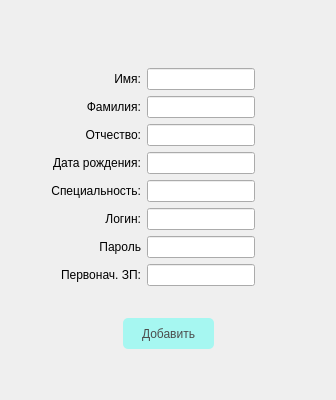
                 <widget class="QWidget" name="page_11">
                  <layout class="QGridLayout" name="gridLayout_6">
                   <item row="0" column="0">
                    <layout class="QVBoxLayout" name="verticalLayout_5">
                     <item>
                      <layout class="QVBoxLayout" name="verticalLayout_3">
                       <item>
                        <layout class="QVBoxLayout" name="verticalLayout_36">
                         <item>
                          <layout class="QHBoxLayout" name="horizontalLayout_51">
                           <item>
                            <widget class="QPushButton" name="btn_19">
                             <property name="styleSheet">
                              <string notr="true">QPushButton{
	border: none;
	color: white;
	
}</string>
                             </property>
                             <property name="text">
                              <string/>
                             </property>
                             <property name="icon">
                              <iconset>
                               <normaloff>../images/Icons8-Ios7-Arrows-Back.ico</normaloff>../images/Icons8-Ios7-Arrows-Back.ico</iconset>
                             </property>
                            </widget>
                           </item>
                           <item>
                            <spacer name="horizontalSpacer_27">
                             <property name="orientation">
                              <enum>Qt::Horizontal</enum>
                             </property>
                             <property name="sizeHint" stdset="0">
                              <size>
                               <width>40</width>
                               <height>20</height>
                              </size>
                             </property>
                            </spacer>
                           </item>
                          </layout>
                         </item>
                         <item>
                          <spacer name="verticalSpacer_16">
                           <property name="orientation">
                            <enum>Qt::Vertical</enum>
                           </property>
                           <property name="sizeType">
                            <enum>QSizePolicy::Minimum</enum>
                           </property>
                           <property name="sizeHint" stdset="0">
                            <size>
                             <width>20</width>
                             <height>31</height>
                            </size>
                           </property>
                          </spacer>
                         </item>
                        </layout>
                       </item>
                       <item>
                        <layout class="QHBoxLayout" name="horizontalLayout_52">
                         <item>
                          <layout class="QHBoxLayout" name="horizontalLayout_50">
                           <item>
                            <spacer name="horizontalSpacer_7">
                             <property name="orientation">
                              <enum>Qt::Horizontal</enum>
                             </property>
                             <property name="sizeHint" stdset="0">
                              <size>
                               <width>40</width>
                               <height>20</height>
                              </size>
                             </property>
                            </spacer>
                           </item>
                           <item>
                            <layout class="QGridLayout" name="gridLayout_7">
                             <item row="0" column="0">
                              <layout class="QHBoxLayout" name="horizontalLayout_3">
                               <item>
                                <widget class="QLabel" name="label_2">
                                 <property name="text">
                                  <string>Имя:</string>
                                 </property>
                                 <property name="alignment">
                                  <set>Qt::AlignRight|Qt::AlignTrailing|Qt::AlignVCenter</set>
                                 </property>
                                </widget>
                               </item>
                               <item>
                                <widget class="QLineEdit" name="line_2">
                                 <property name="sizePolicy">
                                  <sizepolicy hsizetype="Fixed" vsizetype="Fixed">
                                   <horstretch>0</horstretch>
                                   <verstretch>0</verstretch>
                                  </sizepolicy>
                                 </property>
                                 <property name="maximumSize">
                                  <size>
                                   <width>179</width>
                                   <height>16777215</height>
                                  </size>
                                 </property>
                                </widget>
                               </item>
                              </layout>
                             </item>
                             <item row="1" column="0">
                              <layout class="QHBoxLayout" name="horizontalLayout_11">
                               <item>
                                <widget class="QLabel" name="label_5">
                                 <property name="text">
                                  <string>Фамилия:</string>
                                 </property>
                                 <property name="alignment">
                                  <set>Qt::AlignRight|Qt::AlignTrailing|Qt::AlignVCenter</set>
                                 </property>
                                </widget>
                               </item>
                               <item>
                                <widget class="QLineEdit" name="line_5">
                                 <property name="sizePolicy">
                                  <sizepolicy hsizetype="Fixed" vsizetype="Fixed">
                                   <horstretch>0</horstretch>
                                   <verstretch>0</verstretch>
                                  </sizepolicy>
                                 </property>
                                 <property name="maximumSize">
                                  <size>
                                   <width>179</width>
                                   <height>16777215</height>
                                  </size>
                                 </property>
                                </widget>
                               </item>
                              </layout>
                             </item>
                             <item row="2" column="0">
                              <layout class="QHBoxLayout" name="horizontalLayout_22">
                               <item>
                                <widget class="QLabel" name="label">
                                 <property name="text">
                                  <string>Отчество:</string>
                                 </property>
                                 <property name="alignment">
                                  <set>Qt::AlignRight|Qt::AlignTrailing|Qt::AlignVCenter</set>
                                 </property>
                                </widget>
                               </item>
                               <item>
                                <widget class="QLineEdit" name="line">
                                 <property name="sizePolicy">
                                  <sizepolicy hsizetype="Fixed" vsizetype="Fixed">
                                   <horstretch>0</horstretch>
                                   <verstretch>0</verstretch>
                                  </sizepolicy>
                                 </property>
                                 <property name="maximumSize">
                                  <size>
                                   <width>179</width>
                                   <height>16777215</height>
                                  </size>
                                 </property>
                                </widget>
                               </item>
                              </layout>
                             </item>
                             <item row="3" column="0">
                              <layout class="QHBoxLayout" name="horizontalLayout_27">
                               <item>
                                <widget class="QLabel" name="label_6">
                                 <property name="text">
                                  <string>Дата рождения:</string>
                                 </property>
                                 <property name="alignment">
                                  <set>Qt::AlignRight|Qt::AlignTrailing|Qt::AlignVCenter</set>
                                 </property>
                                </widget>
                               </item>
                               <item>
                                <widget class="QLineEdit" name="line_8">
                                 <property name="sizePolicy">
                                  <sizepolicy hsizetype="Fixed" vsizetype="Fixed">
                                   <horstretch>0</horstretch>
                                   <verstretch>0</verstretch>
                                  </sizepolicy>
                                 </property>
                                 <property name="maximumSize">
                                  <size>
                                   <width>179</width>
                                   <height>16777215</height>
                                  </size>
                                 </property>
                                </widget>
                               </item>
                              </layout>
                             </item>
                             <item row="4" column="0">
                              <layout class="QHBoxLayout" name="horizontalLayout_28">
                               <item>
                                <widget class="QLabel" name="label_4">
                                 <property name="text">
                                  <string>Специальность:</string>
                                 </property>
                                 <property name="alignment">
                                  <set>Qt::AlignRight|Qt::AlignTrailing|Qt::AlignVCenter</set>
                                 </property>
                                </widget>
                               </item>
                               <item>
                                <widget class="QLineEdit" name="line_4">
                                 <property name="sizePolicy">
                                  <sizepolicy hsizetype="Fixed" vsizetype="Fixed">
                                   <horstretch>0</horstretch>
                                   <verstretch>0</verstretch>
                                  </sizepolicy>
                                 </property>
                                 <property name="maximumSize">
                                  <size>
                                   <width>179</width>
                                   <height>16777215</height>
                                  </size>
                                 </property>
                                </widget>
                               </item>
                              </layout>
                             </item>
                             <item row="5" column="0">
                              <layout class="QHBoxLayout" name="horizontalLayout_29">
                               <item>
                                <widget class="QLabel" name="label_7">
                                 <property name="text">
                                  <string>Логин:</string>
                                 </property>
                                 <property name="alignment">
                                  <set>Qt::AlignRight|Qt::AlignTrailing|Qt::AlignVCenter</set>
                                 </property>
                                </widget>
                               </item>
                               <item>
                                <widget class="QLineEdit" name="line_7">
                                 <property name="sizePolicy">
                                  <sizepolicy hsizetype="Fixed" vsizetype="Fixed">
                                   <horstretch>0</horstretch>
                                   <verstretch>0</verstretch>
                                  </sizepolicy>
                                 </property>
                                 <property name="maximumSize">
                                  <size>
                                   <width>179</width>
                                   <height>16777215</height>
                                  </size>
                                 </property>
                                </widget>
                               </item>
                              </layout>
                             </item>
                             <item row="6" column="0">
                              <layout class="QHBoxLayout" name="horizontalLayout_30">
                               <item>
                                <widget class="QLabel" name="label_3">
                                 <property name="text">
                                  <string>Пароль</string>
                                 </property>
                                 <property name="alignment">
                                  <set>Qt::AlignRight|Qt::AlignTrailing|Qt::AlignVCenter</set>
                                 </property>
                                </widget>
                               </item>
                               <item>
                                <widget class="QLineEdit" name="line_6">
                                 <property name="sizePolicy">
                                  <sizepolicy hsizetype="Fixed" vsizetype="Fixed">
                                   <horstretch>0</horstretch>
                                   <verstretch>0</verstretch>
                                  </sizepolicy>
                                 </property>
                                 <property name="maximumSize">
                                  <size>
                                   <width>179</width>
                                   <height>16777215</height>
                                  </size>
                                 </property>
                                </widget>
                               </item>
                              </layout>
                             </item>
                             <item row="7" column="0">
                              <layout class="QHBoxLayout" name="horizontalLayout_31">
                               <item>
                                <widget class="QLabel" name="label_8">
                                 <property name="text">
                                  <string>Первонач. ЗП:</string>
                                 </property>
                                 <property name="alignment">
                                  <set>Qt::AlignRight|Qt::AlignTrailing|Qt::AlignVCenter</set>
                                 </property>
                                </widget>
                               </item>
                               <item>
                                <widget class="QLineEdit" name="line_3">
                                 <property name="sizePolicy">
                                  <sizepolicy hsizetype="Fixed" vsizetype="Fixed">
                                   <horstretch>0</horstretch>
                                   <verstretch>0</verstretch>
                                  </sizepolicy>
                                 </property>
                                 <property name="maximumSize">
                                  <size>
                                   <width>179</width>
                                   <height>16777215</height>
                                  </size>
                                 </property>
                                </widget>
                               </item>
                              </layout>
                             </item>
                            </layout>
                           </item>
                           <item>
                            <spacer name="horizontalSpacer_8">
                             <property name="orientation">
                              <enum>Qt::Horizontal</enum>
                             </property>
                             <property name="sizeHint" stdset="0">
                              <size>
                               <width>40</width>
                               <height>20</height>
                              </size>
                             </property>
                            </spacer>
                           </item>
                          </layout>
                         </item>
                         <item>
                          <spacer name="verticalSpacer_18">
                           <property name="orientation">
                            <enum>Qt::Vertical</enum>
                           </property>
                           <property name="sizeHint" stdset="0">
                            <size>
                             <width>30</width>
                             <height>40</height>
                            </size>
                           </property>
                          </spacer>
                         </item>
                        </layout>
                       </item>
                      </layout>
                     </item>
                     <item>
                      <layout class="QVBoxLayout" name="verticalLayout_18">
                       <item>
                        <layout class="QHBoxLayout" name="horizontalLayout_17">
                         <item>
                          <spacer name="horizontalSpacer_36">
                           <property name="orientation">
                            <enum>Qt::Horizontal</enum>
                           </property>
                           <property name="sizeHint" stdset="0">
                            <size>
                             <width>40</width>
                             <height>20</height>
                            </size>
                           </property>
                          </spacer>
                         </item>
                         <item>
                          <widget class="QLabel" name="label_34">
                           <property name="minimumSize">
                            <size>
                             <width>171</width>
                             <height>20</height>
                            </size>
                           </property>
                           <property name="text">
                            <string/>
                           </property>
                           <property name="alignment">
                            <set>Qt::AlignCenter</set>
                           </property>
                          </widget>
                         </item>
                         <item>
                          <spacer name="horizontalSpacer_37">
                           <property name="orientation">
                            <enum>Qt::Horizontal</enum>
                           </property>
                           <property name="sizeHint" stdset="0">
                            <size>
                             <width>40</width>
                             <height>20</height>
                            </size>
                           </property>
                          </spacer>
                         </item>
                        </layout>
                       </item>
                       <item>
                        <layout class="QVBoxLayout" name="verticalLayout_17">
                         <item>
                          <layout class="QHBoxLayout" name="horizontalLayout_4">
                           <item>
                            <spacer name="horizontalSpacer_11">
                             <property name="orientation">
                              <enum>Qt::Horizontal</enum>
                             </property>
                             <property name="sizeHint" stdset="0">
                              <size>
                               <width>40</width>
                               <height>20</height>
                              </size>
                             </property>
                            </spacer>
                           </item>
                           <item>
                            <widget class="QPushButton" name="btn_4">
                             <property name="sizePolicy">
                              <sizepolicy hsizetype="Fixed" vsizetype="Fixed">
                               <horstretch>0</horstretch>
                               <verstretch>0</verstretch>
                              </sizepolicy>
                             </property>
                             <property name="minimumSize">
                              <size>
                               <width>91</width>
                               <height>31</height>
                              </size>
                             </property>
                             <property name="styleSheet">
                              <string notr="true">QPushButton{
	border-radius: 5px;
	background-color: #a6f7f1;
   	transition: 2s linear; 
	color: #4c4d4d;
}

QPushButton:hover{
	background-color: #89f0ea;
}

</string>
                             </property>
                             <property name="text">
                              <string>Добавить</string>
                             </property>
                            </widget>
                           </item>
                           <item>
                            <spacer name="horizontalSpacer_12">
                             <property name="orientation">
                              <enum>Qt::Horizontal</enum>
                             </property>
                             <property name="sizeHint" stdset="0">
                              <size>
                               <width>40</width>
                               <height>20</height>
                              </size>
                             </property>
                            </spacer>
                           </item>
                          </layout>
                         </item>
                         <item>
                          <spacer name="verticalSpacer_4">
                           <property name="orientation">
                            <enum>Qt::Vertical</enum>
                           </property>
                           <property name="sizeHint" stdset="0">
                            <size>
                             <width>20</width>
                             <height>40</height>
                            </size>
                           </property>
                          </spacer>
                         </item>
                        </layout>
                       </item>
                      </layout>
                     </item>
                    </layout>
                   </item>
                  </layout>
                 </widget>
